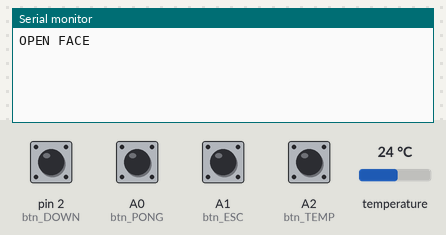
Bench run of a sketch on a simulated Arduino Nano, built with avr-gcc and run on an emulated ATmega328P. On the bench: the last lines printed to the serial monitor. The test bench sets the inputs (shaded band); at power-on: A0 (btn_PONG), A1 (btn_ESC), A2 (btn_TEMP), pin 2 (btn_DOWN) HIGH, temperature 24 °C.

Above: at 2.2 s.
2.3 s: pin 2 (btn_DOWN) pulled LOW for 0.15 s
At 2.8 s:
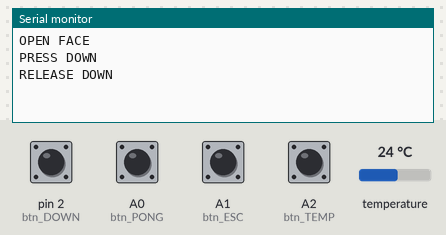
4.0 s: A0 (btn_PONG) pulled LOW for 0.15 s
At 5.9 s:
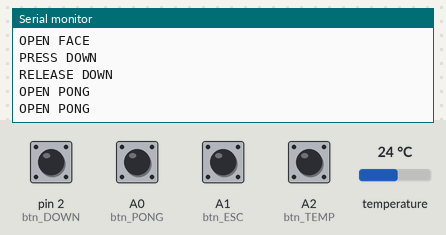
6.5 s: A1 (btn_ESC) pulled LOW for 0.15 s
At 6.9 s:
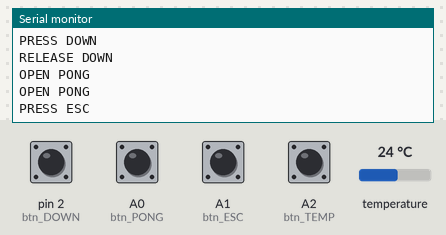
8.1 s: A2 (btn_TEMP) pulled LOW for 0.15 s
At 10.6 s:
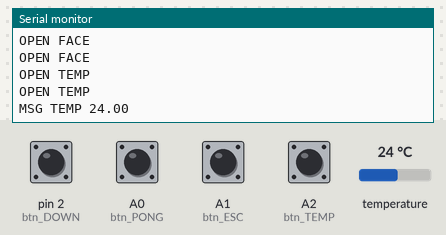

Measured:
- after the input at 2.3 s, the serial monitor: prints a new line at once (image 1)
- after the input at 4.0 s, the serial monitor: prints a new line at once (image 2)
- after the input at 6.5 s, the serial monitor: prints a new line at once (image 3)
- after the input at 8.1 s, the serial monitor: prints a new line at once (image 4)

The sketch:

BMO.ino
```cpp
#include <OneWire.h>  // 디지털 온도 센서를 사용하기 위해서는 이 라이브러리를 사용해야 한다.
#include <Wire.h>

//#include <Adafruit_Sensor.h> //기울기센서
//#include <Adafruit_ADXL345_U.h>

#include <SD.h>                      // need to include the SD library
#define SD_ChipSelectPin 4  //using digital pin 4 on arduino nano 328
//#include <TMRpcm.h>           //  also need to include this library...
#include <SPI.h>

/* Assign a unique ID to this sensor at the same time */
//Adafruit_ADXL345_Unified accel = Adafruit_ADXL345_Unified(12345);

//TMRpcm tmrpcm;

OneWire ds(8); // 2번 핀에 연결된 OneWire 개체 생성

int btn_ESC = A1;
int btn_PONG = A0;
int btn_TEMP = A2;
int btn_FACE = 5;

int btn_UP = 0;
int btn_DOWN = 2;
boolean isRunning = false;

boolean isUp = false;
boolean isDown = false;

void setup() {
  Serial.begin(9600);
  pinMode(btn_PONG, INPUT_PULLUP);
  pinMode(btn_TEMP, INPUT_PULLUP);
  pinMode(btn_FACE, INPUT_PULLUP);
  pinMode(btn_ESC, INPUT_PULLUP);
  pinMode(btn_UP, INPUT_PULLUP);
  pinMode(btn_DOWN, INPUT_PULLUP);

//  if(!accel.begin())
{
/* There was a problem detecting the ADXL345 … check your connections */
//Serial.println("Ooops, no ADXL345 detected … Check your wiring!");
//while(1);
//delay(1000);
Serial.println("OPEN FACE");
delay(1000);
}
}

void loop() {
//  delay(1000);
//  Serial.println("OPEN FACE");

  int pressed_PONG = digitalRead(btn_PONG);
  int pressed_TEMP = digitalRead(btn_TEMP);
  int pressed_FACE = 1;
  int pressed_ESC = digitalRead(btn_ESC);
  int pressed_UP = digitalRead(btn_UP);
  int pressed_DOWN = digitalRead(btn_DOWN);

//  Serial.println(pressed_ESC);

  if (!isRunning){
    if (pressed_PONG == 0){
//      delay(1000);
      Serial.println("OPEN PONG");
      delay(1000);
      Serial.println("OPEN PONG");
//      delay(1000);
      isRunning = true;
    }else if (pressed_TEMP == 0){
      Serial.println("OPEN TEMP");
      delay(1000);
      Serial.println("OPEN TEMP");
      delay(1000);
    float curTemp;
    curTemp = getTemperature();
    if (curTemp != -256){
      Serial.print("MSG TEMP ");
      Serial.println(curTemp);
    }
      isRunning = true;
    }else if (pressed_FACE == 0){
//      delay(1000);
      Serial.println("OPEN FACE");
      delay(1000);
      isRunning = true;
   }

  }else{
    if (pressed_ESC == 0){
    isRunning = false;
    Serial.println("PRESS ESC");
    delay(500);
    Serial.println("OPEN FACE");
    Serial.println("OPEN FACE");
    delay(1000);
  }
  }


  if (pressed_UP == 0 && isUp == false){
    Serial.println("PRESS UP");
    delay(200);
    isUp = true;
  }else if (pressed_UP == 1 && isUp == true){
    Serial.println("RELEASE UP");
    delay(200);
    isUp = false;
  }

  if (pressed_DOWN == 0 && isDown == false){
    Serial.println("PRESS DOWN");
    delay(200);
    isDown = true;
  }else if (pressed_DOWN == 1 && isDown == true){
    Serial.println("RELEASE DOWN");
    delay(200);
    isDown = false;
  }
}

//void getTilt(){
//  /* Get a new tilt sensor event */
//sensors_event_t event;
//accel.getEvent(&event);
//
// float x= event.acceleration.x,y= event.acceleration.y,z= event.acceleration.z
//}
//
//void getVoice(){//play BMO voice!
//  tmrpcm.speakerPin = 9; //11 on Mega, 9 on Uno, Nano, etc
//
//
//
//  if (!SD.begin(SD_ChipSelectPin)) {  // see if the card is present and can be initialized:
//
//  return;   // don't do anything more if not
//
//  }
// tmrpcm.volume(7);
// tmrpcm.setVolume(7);      //Serial.print("hi1");
//
// //tmrpcm.play("6.wav"); //the sound file "1" will play each time the arduino powers up, or is reset
//tmrpcm.play("0002.wav");
//}

float getTemperature() {
  byte i;
  byte present = 0;

  byte data[12];
  byte addr[8];
  float Temp;

  if (!ds.search(addr)) {
    ds.reset_search();
    return -1;
  }

  ds.reset();
  ds.select(addr);
  ds.write(0x44,1); // start conversion, with parasite power on at the end
  //delay(500);

  present = ds.reset();
  ds.select(addr);
  ds.write(0xBE); // Read Scratchpad

  for (i = 0; i < 9; i++) { // 센서에서 가져온 값을 정리하고 난 후 배열에 순서대로 넣어 둔다.
    data[i] = ds.read();
  }

  Temp=(data[1]<<8)+data[0];
  Temp=Temp/16;
  // 위에서 받아온 값중에 1번 배열에 있는 값을 256배(2의 8승) 해주고 0번 배열에 있는 값과 더해준다.
  // 그 값을 16으로 나누면 섭씨 온도가 된다.

  // Serial.print("C=");
  // Serial.print(Temp);
  // Serial.print(", ");
  // 섭씨 출력
   return Temp;
}
```
